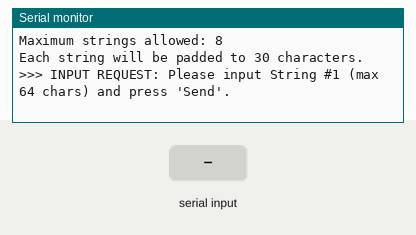
Bench run of a sketch on a simulated Arduino Uno, built with avr-gcc and run on an emulated ATmega328P. Parts: the last lines printed to the serial monitor. The test bench sets the inputs (shaded band).

Above: at 1.5 s.
1.6 s: "1\n" received over Serial
At 1.67 s:
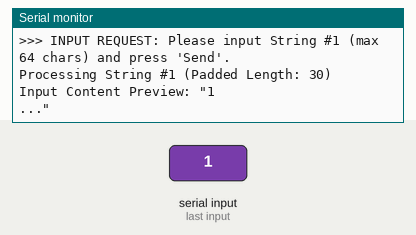
3.1 s: "0\n" received over Serial
At 4.2 s:
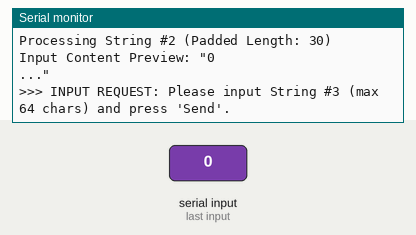
4.6 s: "2\n" received over Serial
At 5.7 s:
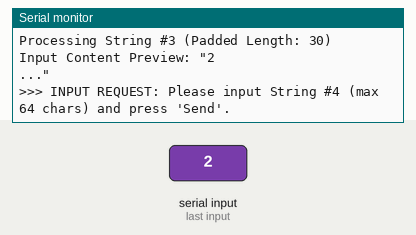
Timing chart, 0 to 7.6 s (numbered marks = the images above; inputs shaded):
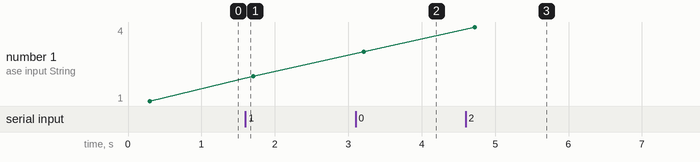

Measured:
- after the input at 1.6 s, the serial monitor: prints a new line at once (image 1)
- after the input at 3.1 s, the serial monitor: prints a new line at once (image 2)
- after the input at 4.6 s, the serial monitor: prints a new line at once (image 3)
- plotted number 1: 3 → 4 after the input at 4.6 s

The sketch:

Character_from_multiple_strings_finder_from_index.ino
```cpp
// Arduino script to process a user-input string, convert it to a character array,  and find the position (index) of each character in a pre-set list, storing the  results of up to 8 strings in a 2D array of indices.

const char VALID_CHARS[] = {'a', 'b', 'c', 'd', 'e', 'f', 'g', 'h', 'i', 'j', 'k', 'l', 'm', 'n', 'o', 'p', 'q', 'r', 's', 't', 'u', 'v', 'w', 'x', 'y', 'z', '&', '!', '$', ',', '0', '1', '2', '3', '4', '5', '6', '7', '8', '9', ' '};
const int ARRAY_SIZE = sizeof(VALID_CHARS) / sizeof(VALID_CHARS[0]);

const int MAX_INPUT_LENGTH = 30; // Maximum size for the actual string content (30 characters)
// Total number of strings the user can input
const int MAX_STRINGS = 8;

char inputCharArray[MAX_INPUT_LENGTH + 1]; // Array to store the current user input string (30 chars + null terminator)

int storedIndices[MAX_STRINGS][MAX_INPUT_LENGTH]; // 2D Array to store the character index positions for each string. The structure is [String Index 0-7] [Character Index 0-29]

int stringCount = 0; // Counter to track which string the user is currently entering (0 to 7)

// --- FUNCTION 1: Handles serial reading, array preparation, and padding. Returns true if input was successfully read and prepared, false otherwise.
bool readAndPrepareInput() {
  String inputString = Serial.readStringUntil('\n'); // Function 1. Handles serial reading, array preparation, and padding. Returns true if input was successfully read and prepared, false otherwise.

  while (Serial.available()) {
    Serial.read(); // Clean up any stray carriage return characters that might be in the buffer
  }

  if (inputString.length() > MAX_INPUT_LENGTH) {
    Serial.println("\nError: Input string is too long. Please limit to 30 characters."); // Input validation: If the string is already too long
    return false; // Indicate failure
  }

  inputString.toLowerCase(); // Convert the input string to lowercase and copy it to the global char array
  int inputLen = inputString.length();
  inputString.toCharArray(inputCharArray, inputLen + 1); // Copy actual content and null terminator

  for (int i = inputLen; i < MAX_INPUT_LENGTH; i++) {
    inputCharArray[i] = ' ';
  }

  inputCharArray[MAX_INPUT_LENGTH] = '\0'; // Ensure the array is terminated right after the MAX_INPUT_LENGTH boundary

  Serial.print("\nProcessing String #");
  Serial.print(stringCount + 1);
  Serial.print(" (Padded Length: ");
  Serial.print(MAX_INPUT_LENGTH);
  Serial.println(")");

  return true; // Indicate success
}

// Function 2. Processes the prepared character array and stores indices
void processInputArray() {
  Serial.print("Input Content Preview: \""); // Print the first part of the padded array for confirmation
  for(int j = 0; j < 20; j++) {
    Serial.print(inputCharArray[j]);
  }
  Serial.println("...\"");

  // 3. Process each character in the padded input array (MAX_INPUT_LENGTH = 30 times)
  for (int j = 0; j < MAX_INPUT_LENGTH; j++) {
    char currentChar = inputCharArray[j];
    bool found = false;
    int charIndex = -1; // Default index value if not found

    // 4. Search for the current character in the VALID_CHARS array
    for (int i = 0; i < ARRAY_SIZE; i++) {
      if (VALID_CHARS[i] == currentChar) {
        charIndex = i; // Store the index of the character in VALID_CHARS
        found = true;
        break; // Stop searching for this character
      }
    }

    // Store the found index (or -1 if not found) into the 2D array
    // This is the core logic: storing the position of the character into the correct array (row)
    storedIndices[stringCount][j] = charIndex;

    // Simple error reporting for characters not in the VALID_CHARS list
    if (!found) {
        Serial.print("  WARNING: Character '");
        Serial.print(currentChar);
        Serial.println("' not in VALID_CHARS list. Stored -1.");
    }
  }
}

void setup() {
  Serial.begin(9600);

  Serial.println("--- 8-String Index Processor ---");
  Serial.print("Valid characters list size: ");
  Serial.println(ARRAY_SIZE);

  Serial.println("Valid characters are (lowercase, symbols, digits, space):");

  for (int i = 0; i < ARRAY_SIZE; i++) {
    Serial.print(VALID_CHARS[i]); // Print the list of valid characters for the user
    Serial.print(" ");
  }
  Serial.println("\n");

  Serial.print("Maximum strings allowed: ");
  Serial.println(MAX_STRINGS);
  Serial.print("Each string will be padded to ");
  Serial.print(MAX_INPUT_LENGTH);
  Serial.println(" characters.");

  Serial.print("\n>>> INPUT REQUEST: Please input String #1 (max 64 chars) and press 'Send'.");
}

void loop() {

  int f = 0;
  int c = 0;

  if (stringCount < MAX_STRINGS) {
    if (Serial.available() > 0) {
      // 1. Read input, convert, and pad
      if (readAndPrepareInput()) {
        // 2. Process the padded array and store the indices
        processInputArray();

        // 3. Increment the string counter
        stringCount++;

        if (stringCount < MAX_STRINGS) {
          // Request the next string
          Serial.print("\n>>> INPUT REQUEST: Please input String #");
          Serial.print(stringCount + 1);
          Serial.println(" (max 64 chars) and press 'Send'.");
        } else {
          // Process completed
          Serial.println("\n--- All 8 Strings Processed ---");
          Serial.println("The index data is now stored in the 2D array 'storedIndices'.");

          for (f = 0; f < 8; f++){
            Serial.print("String ");
            Serial.print(f);
            Serial.print(" : ");
            for (c = 0; c < 30; c++){
              Serial.print(storedIndices[f][c]);
              Serial.print(" ");
            }
            Serial.println();
          }
        }
      }
    }
  }

  delay(100);
}
```
